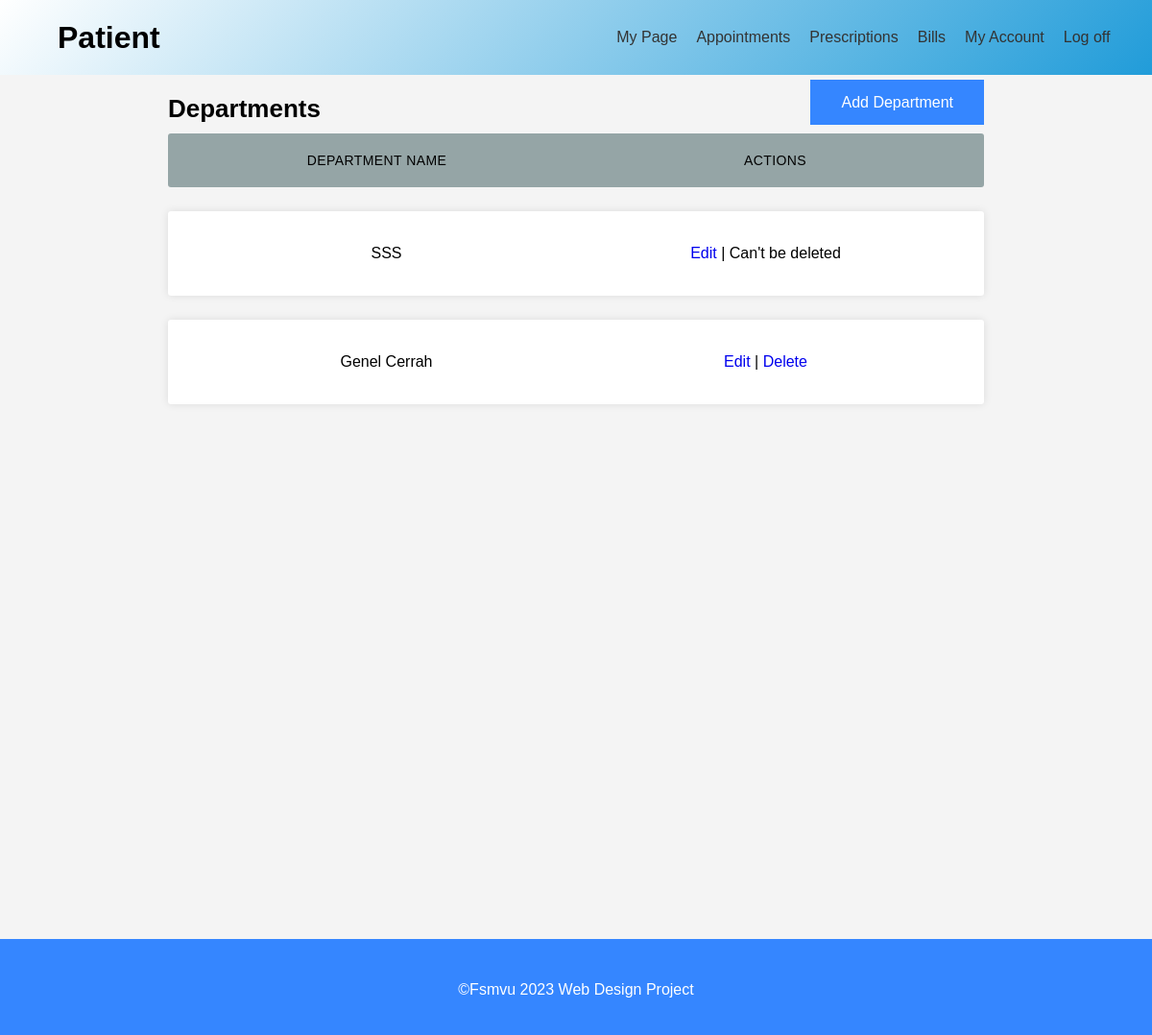
The app's page /Departments/ with its own data.
### department/models.py (models this page shows)
class Department(models.Model):
    ID = models.BigAutoField(primary_key=True)
    Name = models.CharField(max_length=100)
    PriceUnit =  models.IntegerField()
    class Meta:
        db_table = "department"

### department/views.py (the view)
# urls.py: path('',views.home,name=""),
def home(request):
    context ={}
    context["dataset"] = Department.objects.all()
    return render(request, "department/home.html", context)

### department/templates/department/home.html (shortened to what this page needs)
{% extends 'management_base.html' %}
{% load static %}
{% block content %}
  <section id="doktor-yonetimi">
    <div class="container">
      <h2 style="display:inline">Departments</h2>
      <div class="addButton">
        <a class="addButtonInside" href="/Departments/Create">Add Department</a>
      </div>
      <div class="bosluk"></div>
      <ul class="responsive-table">
        <li class="table-header">
          <div class="col col-1">Department Name</div>
          <div class="col col-4">Actions</div>
        </li>
        {% for data in dataset %}
          <li class="table-row">
            <div class="col col-1" data-label="Job Id">{{ data.Name }}</div>
            <div class="col col-4" data-label="Operation">
              <a href="/Departments/Edit/{{ data.ID }}">Edit</a> |{% if data.ID != 1 %}
                <a class="delete" href="/Departments/Delete/{{ data.ID }}/">Delete</a>
              {% else %}
                Can't be deleted
              {% endif %}
            </div>
          </li>
        {% endfor %}
      </ul>
    </div>
  </section>
{% endblock %}

### static/css/page-style.css (style rules this page uses)
html { height: 100%; }
body { font-family: Arial, sans-serif; margin: 0; padding: 0; background-color: #f4f4f4; height: 100%; }
section { padding: 20px; margin-bottom: 100px; min-height: 100%; }
a { text-decoration: none; }
.container { max-width: 75%; margin-left: auto; margin-right: auto; padding-left: 10px; padding-right: 10px; }
.addButton { float: right; }
.addButtonInside { background-color: #3586ff; border: none; color: white; padding: 15px 32px; text-align: center; text-decoration: none; font-size: 16px; }
.bosluk { height: 10px; }
* { margin: 0; padding: 0; box-sizing: border-box; font-family: "Poppins", sans-serif; }

### records on screen
Department: Name "SSS", shows "Can't be deleted"
Department: Name "Genel Cerrah"
